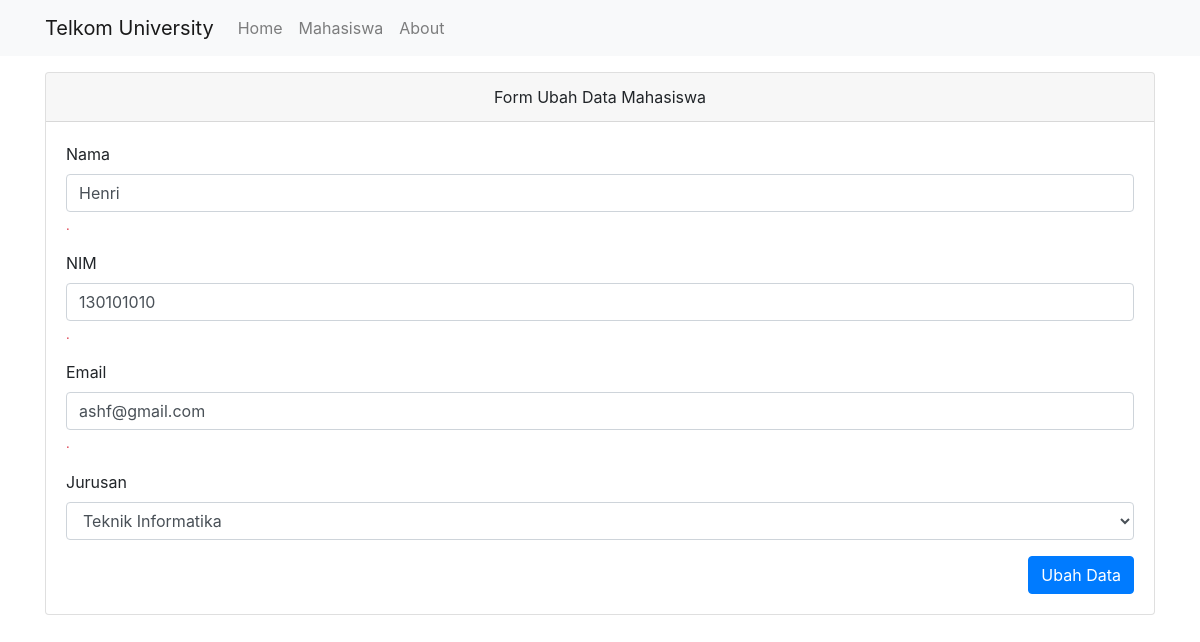
The app's page /mahasiswa/ubah/3 with its own data.
### tables this page shows
CREATE TABLE `mahasiswa` (
  `id` int(11) NOT NULL,
  `nama` varchar(100) NOT NULL,
  `nim` varchar(100) NOT NULL,
  `email` varchar(100) NOT NULL,
  `jurusan` varchar(100) NOT NULL,
  `video` varchar(150) NOT NULL
);

### application/controllers/Mahasiswa.php (called while the page is built, shortened)
<?php
class Mahasiswa extends CI_Controller
{
	public function __construct()
	{
		$this->load->model('Mahasiswa_model');
		$this->load->library('form_validation');
	}
	public function ubah($id)
	{
		$data['judul'] = 'Form Ubah Data Mahasiswa';
		$data['mahasiswa'] = $this->Mahasiswa_model->getMahasiswaById($id);
		$data['jurusan'] = ['Teknik Informatika', 'Teknik Industri', 'Teknik Elektro', 'DKV', 'MBTI'];
		$this->form_validation->set_rules('nama', 'nama', 'required');
		$this->form_validation->set_rules('nim', 'NIM', 'required|numeric');
		$this->form_validation->set_rules('email', 'email', 'required|valid_email');
		if ($this->form_validation->run() == false) {
			$this->load->view('templates/header', $data);
			$this->load->view('mahasiswa/ubah', $data);
			$this->load->view('templates/footer');
		}
		else {
			$this->Mahasiswa_model->ubahDataMahasiswa();
			$this->session->set_flashdata('flash', 'Diubah');
			redirect('Mahasiswa');
		}
	}
}

### index.php (called while the page is built, shortened)
<?php
require_once BASEPATH.'core/CodeIgniter.php';

### application/models/Mahasiswa_model.php (called while the page is built, shortened)
<?php
class Mahasiswa_model extends CI_model
{
	public function getMahasiswaById($id)
	{
		return $this->db->get_where('mahasiswa', ['id' => $id])->row_array();
	}
}

### application/views/mahasiswa/ubah.php (the view, shortened to what this page needs)
<div class="container">
    <div class="row mt-3">
        <div class="col md-6">
            <div class="card">
                <div class="card-header text-center">
                    Form Ubah Data Mahasiswa
                </div>
                <div class="card-body">
                    <form action="" method="post">
                        <div class="form-group">
                            <label for="nama">Nama</label>
                            <input type="text" class="form-control" id="nama" name="nama" value="<?= $mahasiswa['nama']; ?>">
                            <small class="form-text text-danger"><?= form_error('nama') ?>.</small>
                        </div>
                        <div class="form-group">
                            <label for="nim">NIM</label>
                            <input type="text" class="form-control" id="nim" name="nim" value="<?= $mahasiswa['nim']; ?>">
                            <small class="form-text text-danger"><?= form_error('nim') ?>.</small>
                        </div>
                        <div class="form-group">
                            <label for="text">Email</label>
                            <input type="text" class="form-control" id="email" name="email" value="<?= $mahasiswa['email']; ?>">
                            <small class="form-text text-danger"><?= form_error('email') ?>.</small>
                        </div>
                        <div class="form-group">
                            <label for="jurusan">Jurusan</label>
                            <select class="form-control" id="jurusan" name="jurusan">
                                <?php foreach ($jurusan as $j) : ?>
                                <?php if ($j == $mahasiswa['jurusan']) : ?>
                                <option value="<?= $j; ?>" selected><?= $j; ?></option>
                                <?php else : ?>
                                <option value="<?= $j; ?>"><?= $j; ?></option>
                                <?php endif; ?>
                                <?php endforeach; ?>
                            </select>
                        </div>
                        <button type="submit" name="tambah" class="btn btn-primary float-right">Ubah Data</button>
                    </form>
                </div>
            </div>
        </div>
    </div>
</div>

### records on screen
mahasiswa: nama "Henri", nim "130101010", email "ashf@gmail.com", jurusan "Teknik Informatika"
